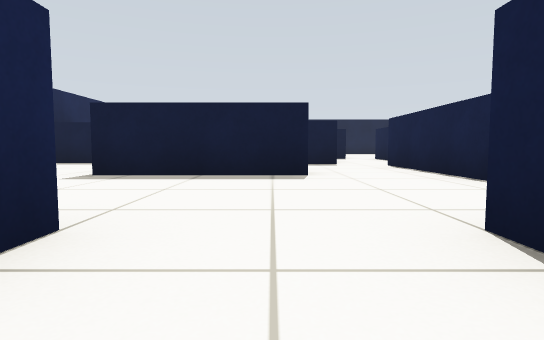
[1] (above)

19 first-person views from a walk through a robot-simulator world made for Gazebo. The camera is 0.39 m above the floor, tilts 4° down and sees 80° across. The floor is counted in squares, 1 m on a side. Each view is taken from the middle of a square. On the plan, view 1 faces up. The plan holds only what a view shows up to about 9 squares ahead; the rest is blank.

[2]
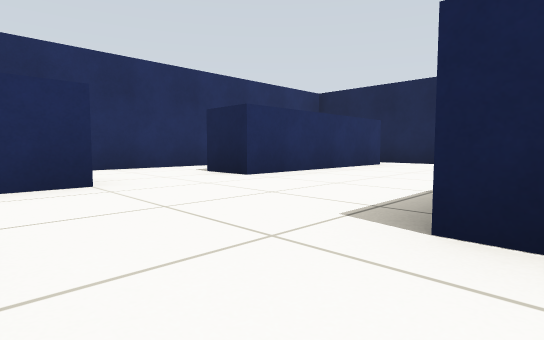

[3]
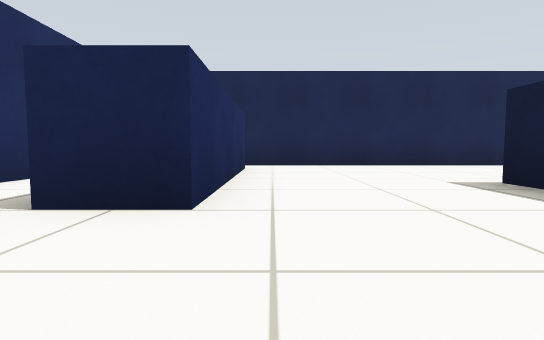

[4]
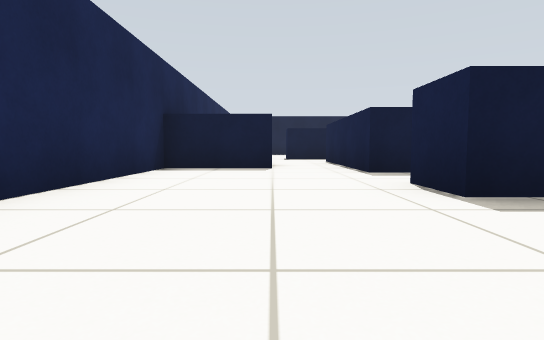

[5]
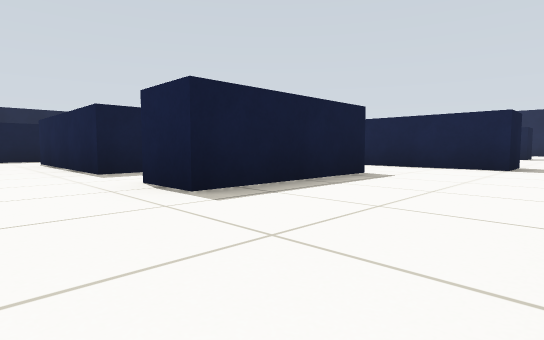

[6]
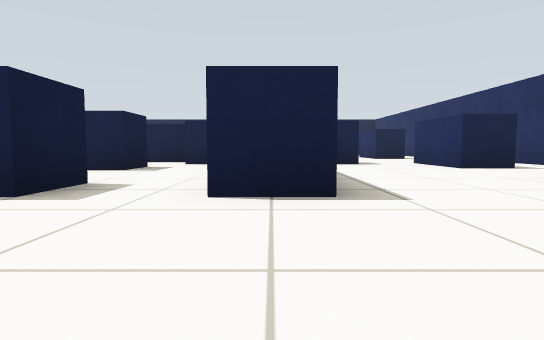

[7]
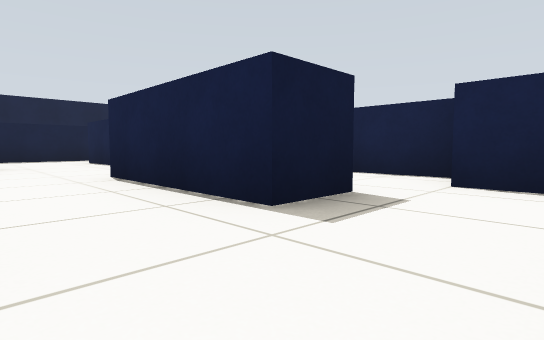

[8]
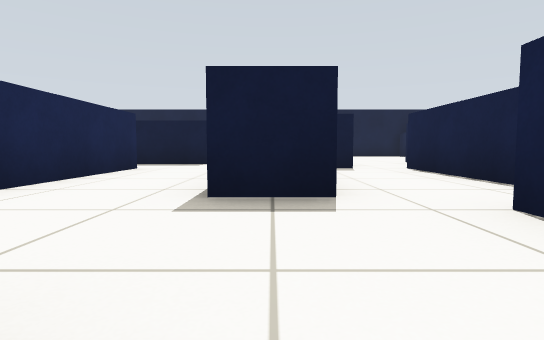

[9]
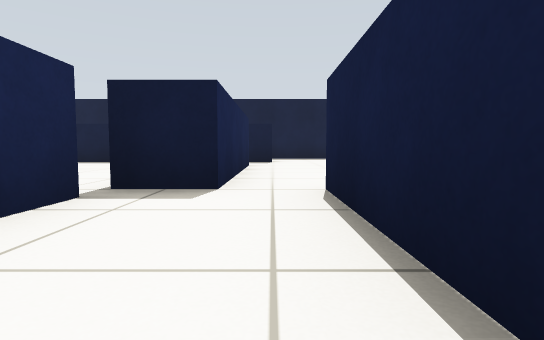

[10]
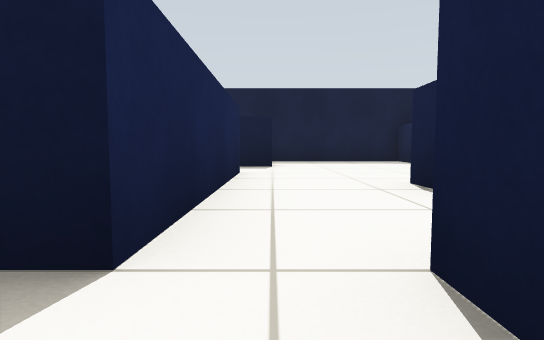

[11]
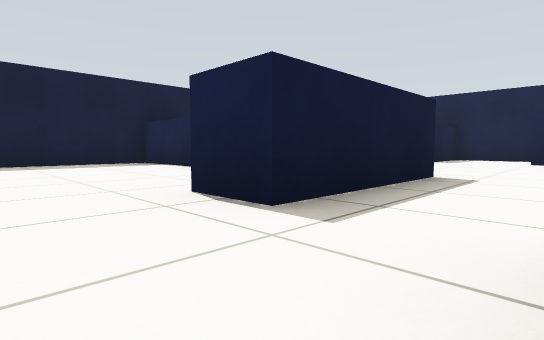

[12]
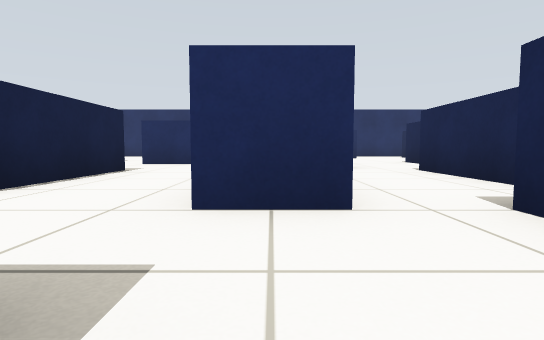

[13]
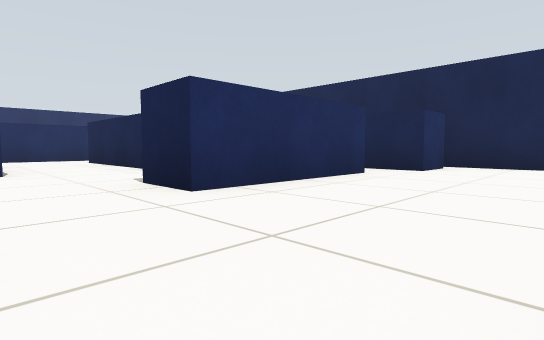

[14]
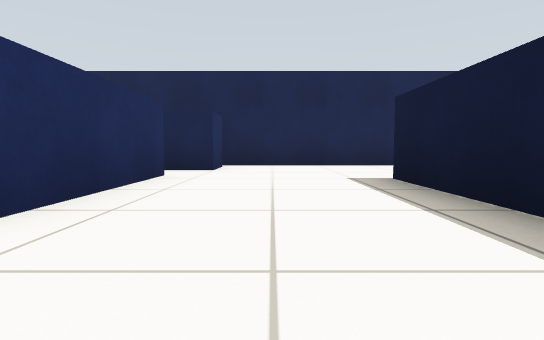

[15]
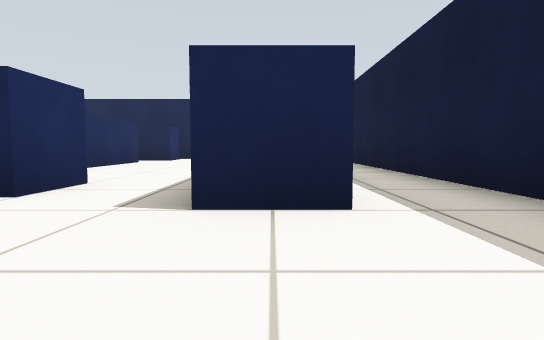

[16]
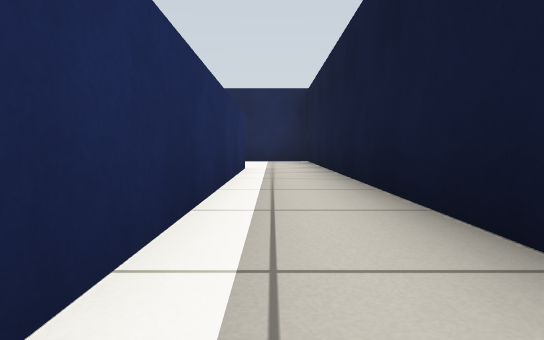

[17]
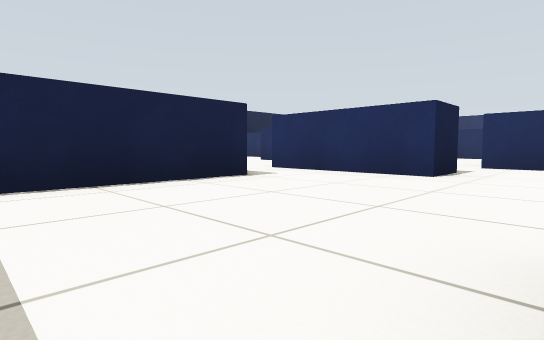

[18]
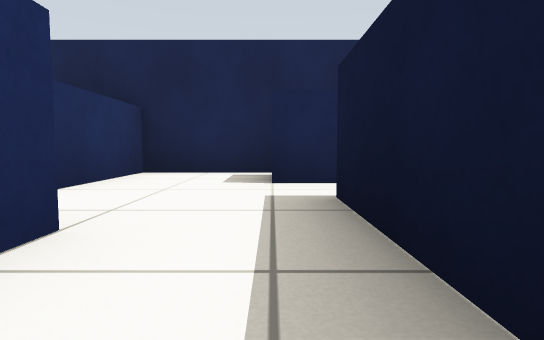

[19]
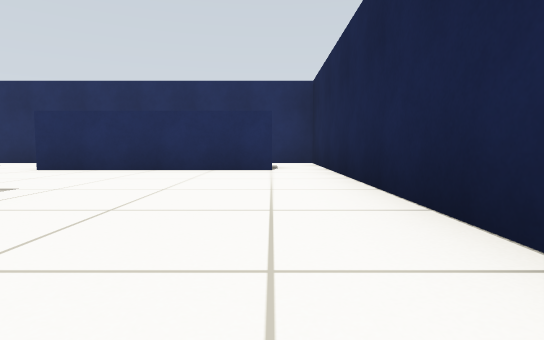

### Floor plan
Ten units are one square. View 1 is at (0, 0); x grows to the right and y downward. Boxes are objects, and circles mark ways between rooms. Rooms are numbered by the first view taken in them; rooms with no view inside come last. Other rooms are left out.
<svg viewBox="-65 -195 146 210">
<path fill="none" stroke="#000" d="M-10 -15 -10 -5M10 -4 10 -15M-30 10 30 10M-60 -10 -60 10 -50 10M5 -54 5 -45 -25 -45 -25 -55M-15 -70 -25 -70 -25 -109M10 -15 30 -15M-51 -15 -10 -15M-40 -80 -60 -80 -60 -10M35 -30 25 -30 25 -54M15 -75 5 -75 5 -106M-15 -110 -15 -70M-5 -125 -15 -125M-14 -55 1 -55M25 -54 25 -71M35 -72 35 -110M15 -106 15 -75M65 -75 65 -101M35 -110 45 -110M58 -55 70 -55M25 -125 25 -110M76 -125 45 -125M65 -150 65 -190 35 -190M25 -150 25 -125M45 -125 45 -135 75 -135M30 -176 30 -165M-29 -175 25 -175M-36 -135 -5 -135 -5 -125M-56 -140 -45 -140M15 -135 15 -150 25 -150M30 -165 -30 -165M35 -190 -60 -190 -60 -138M-15 -125 -35 -125M-45 -140 -45 -120M-60 -120 -60 -100 -40 -100"/>
<circle cx="-50" cy="-10" r="3" fill="#2a7"/>
<circle cx="5" cy="-10" r="3" fill="#2a7"/>
<circle cx="-20" cy="-60" r="3" fill="#2a7"/>
<circle cx="15" cy="-50" r="3" fill="#2a7"/>
<circle cx="-30" cy="-110" r="3" fill="#2a7"/>
<circle cx="20" cy="-70" r="3" fill="#2a7"/>
<circle cx="5" cy="-130" r="3" fill="#2a7"/>
<circle cx="-20" cy="-115" r="3" fill="#2a7"/>
<circle cx="30" cy="-100" r="3" fill="#2a7"/>
<circle cx="35" cy="-130" r="3" fill="#2a7"/>
<circle cx="20" cy="-160" r="3" fill="#2a7"/>
<circle cx="30" cy="-180" r="3" fill="#2a7"/>
<circle cx="-40" cy="-130" r="3" fill="#2a7"/>
<text x="-10" y="0">1</text>
<text x="-20" y="-40">2</text>
<text x="0" y="-90">3</text>
<text x="30" y="-90">4</text>
<text x="50" y="-90">5</text>
<text x="50" y="-150">6</text>
<text x="-20" y="-160">7</text>
<text x="-30" y="-120">8</text>
</svg>
Room 1 opens to room 2. Room 2 opens to room 3. Room 2 opens to room 8. Room 3 opens to room 4. Room 3 opens to room 7. Room 3 opens to room 8. Room 4 opens to room 5. Room 5 opens to room 6. Room 6 opens to room 7. Room 7 opens to room 8.

Where each view was taken, in squares from view 1:
view 1: 0 up, 0 right, facing up
view 2: 5 up, 2 right, facing down-left
view 3: 2 up, 1 right, facing left
view 4: 2 up, 4 left, facing up
view 5: 2 up, 4 left, facing up-right
view 6: 5 up, 5 left, facing right
view 7: 6 up, 1 left, facing up-right
view 8: 5 up, 1 right, facing up
view 9: 8 up, 3 right, facing up
view 10: 10 up, 3 right, facing up
view 11: 11 up, 3 right, facing up-right
view 12: 13 up, 4 right, facing down
view 13: 16 up, 1 right, facing down-left
view 14: 15 up, 1 right, facing left
view 15: 17 up, 5 right, facing left
view 16: 18 up, 3 right, facing left
view 17: 18 up, 3 right, facing down-right
view 18: 12 up, 1 left, facing left
view 19: 7 up, 5 left, facing down
